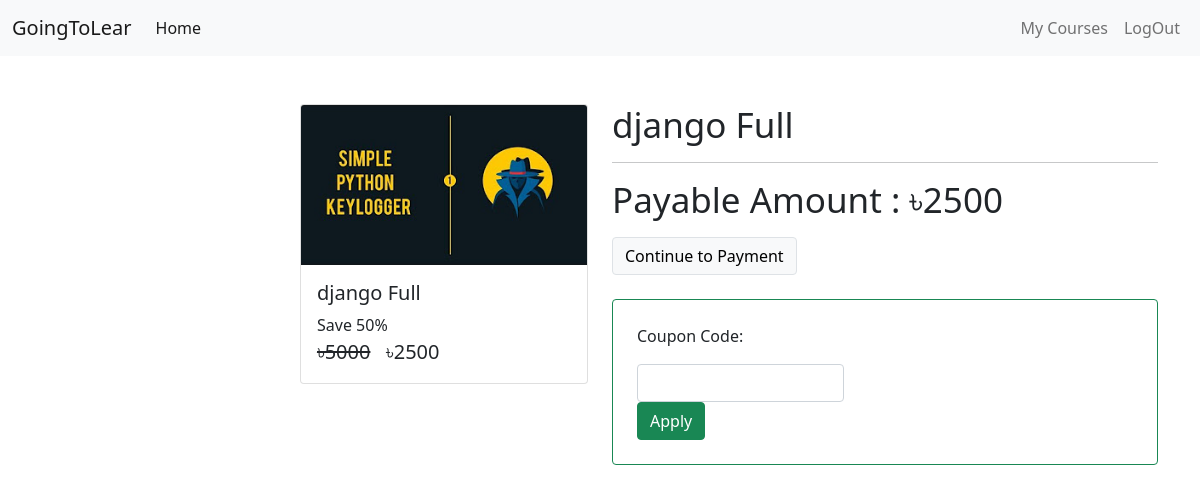
/check-out/test_2 (signed in), run on the app's committed database.
### courses/models/course.py (models this page shows, shortened)
class Course(models.Model):
    name = models.CharField(max_length=80, null=False)
    slug = models.CharField(max_length=80, null=False, unique=True)
    description = models.CharField(max_length=150, null=True)
    price = models.IntegerField(null=False)
    discount = models.IntegerField(null=False, default=0)
    active = models.BooleanField(default=False)
    thumbnail = models.ImageField(upload_to="files/thumbnail")
    date = models.DateTimeField(auto_now_add=True)
    resource = models.FileField(upload_to="files/resource", null=True, blank=True)
    length = models.IntegerField(null=False)

### courses/views/checkout.py (the view, shortened to what this page needs)
# urls.py: path('check-out/<str:slug>', checkOut , name = 'checkout'),
@login_required(login_url='login')
def checkOut(request, slug):
    course = Course.objects.get(slug = slug)
    user = request.user
    action = request.GET.get('action')
    couponcode = request.GET.get('couponcode')
    coupon_code_message = None
    coupon = None
    order = None
    payment = None
    error = None
    try:
        user_course = UserCourse.objects.get(user=user, course=course)
        error = "Your are Already Enrolled in this Course"
    except:
        pass
    amount = None
    if error is None:
        amount = int((course.price - (course.price * course.discount * 0.01)) * 100)
    if amount == 0:
        userCourse = UserCourse(user=user, course=course)
        userCourse.save()
        return redirect('my-courses')
    context = {
        "course" : course,
        "order" : order,
        "payment" : payment,
        "user" : user,
        "error" : error,
        "coupon":coupon,
        "coupon_code_message": coupon_code_message,
    }
    return render(request, template_name="courses/check_out.html", context=context)

### courses/templatetags/course_custom_tags.py (called while the page is built)
@register.simple_tag
def cal_sellprice(price, discount):
    if discount is None or discount is 0 :
        return price
    sellprice = price
    sellprice = price - (price * discount * 0.01)
    return math.floor(sellprice)

@register.filter
def taka(price):
    return f'৳{price}'

### courses/templates/courses/check_out.html (shortened to what this page needs)
{% extends './base.html' %}
{% load static %}
{% load course_custom_tags %}
{% block content %}
<div class="container">
    <br>
    <br>
    <div class="row">
        <div class="col mx-auto">
            <div class="card ms-auto" style="width: 18rem;">
                <img src="{{ course.thumbnail.url }}" class="card-img-top" alt="...">
                <div class="card-body">
                    <h5 class="card-title">{{ course.name }}</h5>
                    <p class="card-text m-0 p-0">
                        Save {{ course.discount }}%
                        <br>
                        <span class="price">
                            <del>{{ course.price|taka }}</del>
                            <span>{% cal_sellprice course.price course.discount as value %} {{ value|taka }}</span>
                        </span>
                    </p>
                </div>
            </div>
        </div>
        <div class="col">
            <div>
                <p class="display-5">{{ course.name }}</p>
                <hr>
                {% if coupon %}
                <p class="alert alert-light border ">
                    Coupon Code Applied
                    You Have Got {{coupon.discount}}% Discount
                </p>
                <br>
                <p class="display-5">Payable Amount : <b>{% cal_sellprice course.price coupon.discount as value %}
                        {{value|taka}}</b></p>
                <a class="btn btn-light border" href="?action=create_payment&couponcode={{coupon.code}}">Continue to
                    Payment</a>
                {%else%}
                <p class="display-5">Payable Amount : <b>{% cal_sellprice course.price course.discount as value %}
                        {{value|taka}}</b></p>
                <a class="btn btn-light border" href="?action=create_payment">Continue to Payment</a>
                {%endif %}
            </div>
            <br>
            <div class="border p-4 rounded border-success">
                <p>Coupon Code: </p>
                <form action="" method="get">
                    <div class="col-lg-5 form-group">
                        <input type="text" name="couponcode" class="form-control">
                    </div>
                    <div class="form-group">
                        <input type="submit" value="Apply" class="btn btn-success">
                    </div>
                </form>
            </div>
        </div>
    </div>
</div>
{% endblock %}

### courses/static/css/common.css (style rules this page uses)
.price { font-size: 20px; }
.display-5 { font-size: 35px; }

### data on the page
Course: thumbnail (placeholder picture), name "django Full", discount "50", price|taka "৳5000"

### other printed values
{{ value|taka }} "৳2500"
